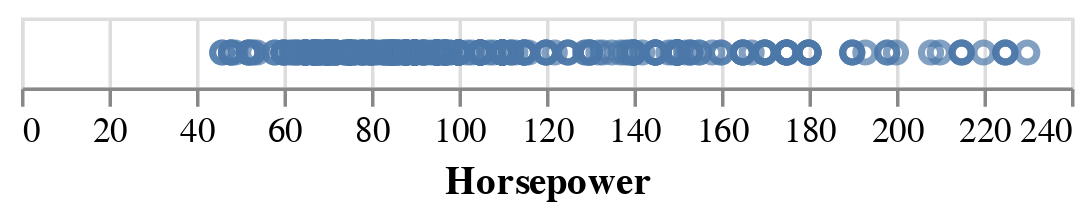

Notebook code for this chart:
### Code cell
alt.Chart(cars).mark_point().encode(
    x='Horsepower',
)

### Figure 1 — Vega-Lite specification as saved in the notebook (floating-point values rounded to 4 significant figures; data arrays with more than 128 entries replaced by an {"elided": "..."} marker saying what was removed)
{"config": {"view": {"continuousWidth": 300, "continuousHeight": 300}}, "data": {"name": "data-f02450ab61490a1363517a0190416235"}, "mark": {"type": "point"}, "encoding": {"x": {"field": "Horsepower", "type": "quantitative"}}, "$schema": "https://vega.github.io/schema/vega-lite/v5.14.1.json", "datasets": {"data-f02450ab61490a1363517a0190416235": {"elided": "406 records"}}}
